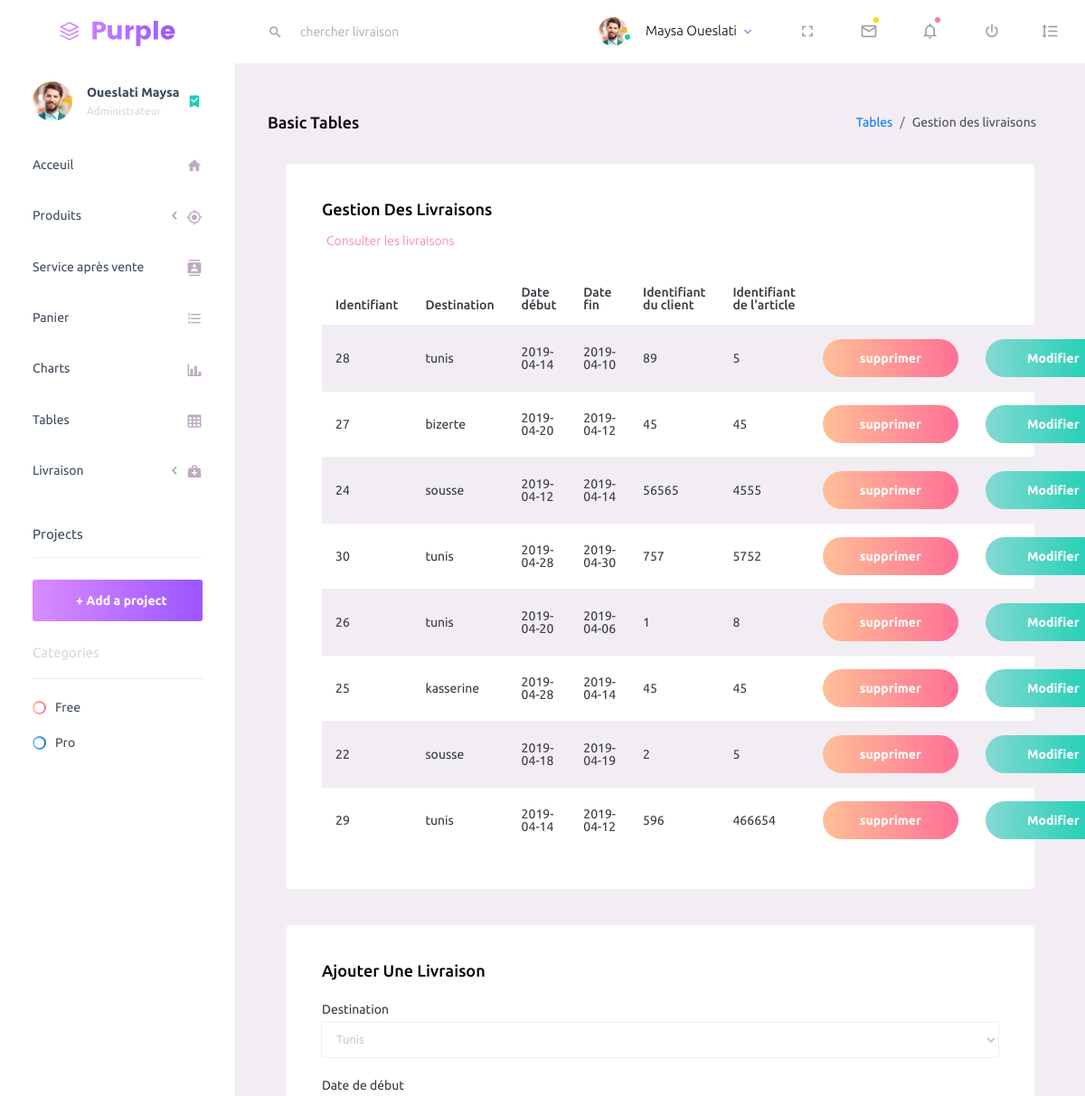
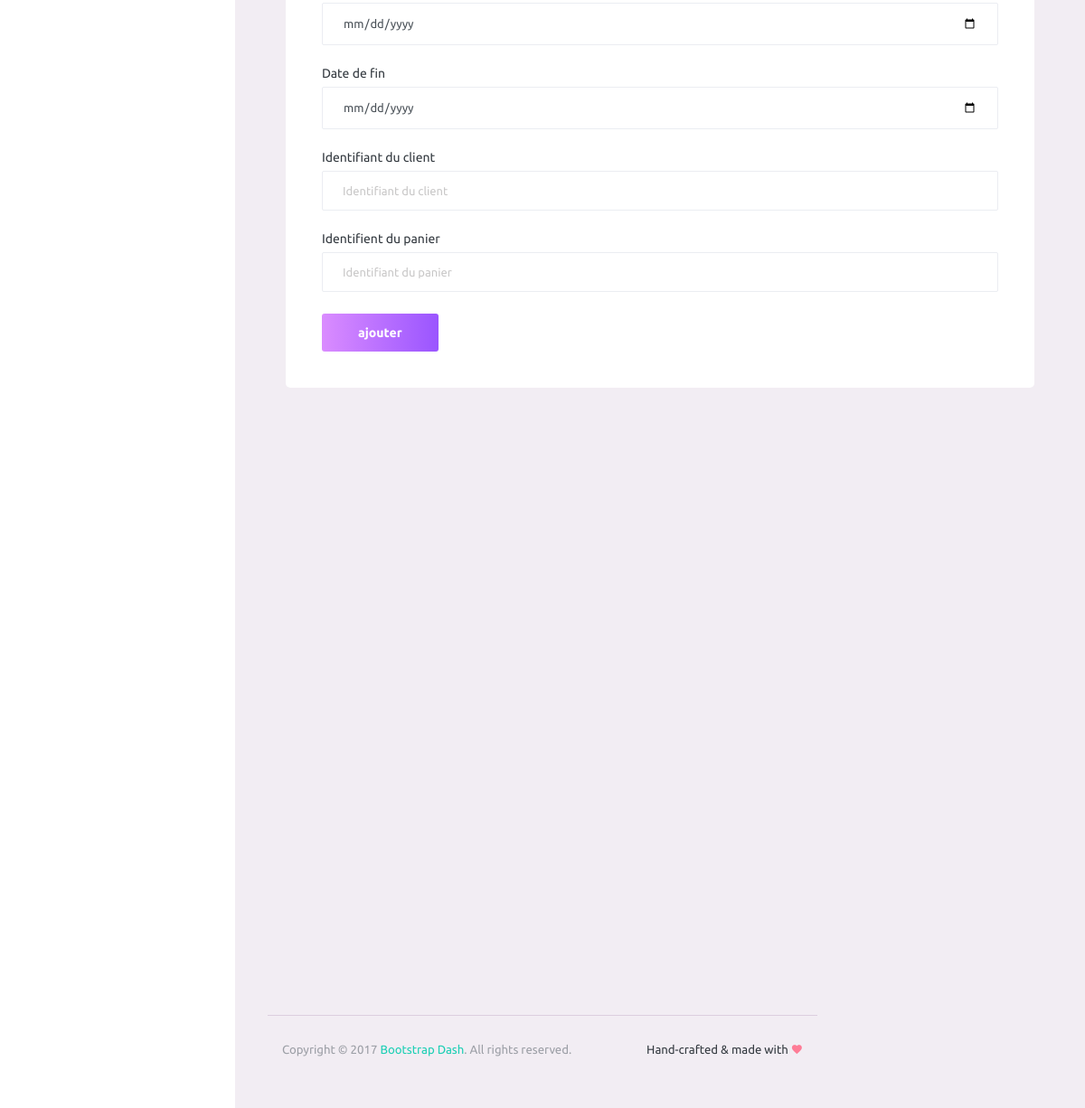
The page /views/pages/samples/livraisonn.php on the database its author committed (2 pictures, top to bottom).
### tables this page shows
CREATE TABLE IF NOT EXISTS `livraison` (
  `Idlivraison` int(8) NOT NULL AUTO_INCREMENT,
  `Destination` varchar(10) NOT NULL,
  `Date-debut` date NOT NULL,
  `Date-fin` date NOT NULL,
  `Idclient` int(10) NOT NULL,
  `titre` varchar(255) NOT NULL,
  PRIMARY KEY (`Idlivraison`)
);

### views/pages/samples/LivraisonCC.php (called while the page is built, shortened)
<?PHP
class LivraisonC {
	function afficherLivraisons(){
		$sql="SElECT * From Livraison";
		$db = config::getConnexion();
		try{
		$liste=$db->query($sql);
		return $liste;
		}
        catch (Exception $e){
            die('Erreur: '.$e->getMessage());
        }
	}
}
?>

### views/pages/samples/livraisonn.php (the view, shortened to what this page needs)
<!DOCTYPE html>
<html lang="en">
<head>
  <link rel="stylesheet" href="../../vendors/iconfonts/mdi/css/materialdesignicons.min.css">
  <link rel="stylesheet" href="../../vendors/css/vendor.bundle.base.css">
  <link rel="stylesheet" href="../../css/style.css">
</head>
<body>
  <div class="container-scroller">
    <nav class="navbar default-layout-navbar col-lg-12 col-12 p-0 fixed-top d-flex flex-row">
      <div class="text-center navbar-brand-wrapper d-flex align-items-center justify-content-center">
        <a class="navbar-brand brand-logo" href="../../index.html"><img src="../../images/logo.svg" alt="logo"/></a>
      </div>
      <div class="navbar-menu-wrapper d-flex align-items-stretch">
        <div class="search-field d-none d-md-block">
          <form class="d-flex align-items-center h-100" action="#">
            <div class="input-group">
              <div class="input-group-prepend bg-transparent">
                  <i class="input-group-text border-0 mdi mdi-magnify"></i>
              </div>
              <input type="text" class="form-control bg-transparent border-0" name ="search" placeholder="chercher livraison">
            </div>
          </form>
        </div>
        <ul class="navbar-nav navbar-nav-right">
          <li class="nav-item nav-profile dropdown">
            <a class="nav-link dropdown-toggle" id="profileDropdown" href="#" data-toggle="dropdown" aria-expanded="false">
              <div class="nav-profile-img">
                <img src="../../images/faces/face1.jpg" alt="image">
                <span class="availability-status online"></span>
              </div>
              <div class="nav-profile-text">
                <p class="mb-1 text-black">Maysa Oueslati</p>
              </div>
            </a>
          </li>
          <li class="nav-item d-none d-lg-block full-screen-link">
            <a class="nav-link">
              <i class="mdi mdi-fullscreen" id="fullscreen-button"></i>
            </a>
          </li>
          <li class="nav-item dropdown">
            <a class="nav-link count-indicator dropdown-toggle" id="messageDropdown" href="#" data-toggle="dropdown" aria-expanded="false">
              <i class="mdi mdi-email-outline"></i>
              <span class="count-symbol bg-warning"></span>
            </a>
          </li>
          <li class="nav-item dropdown">
            <a class="nav-link count-indicator dropdown-toggle" id="notificationDropdown" href="#" data-toggle="dropdown">
              <i class="mdi mdi-bell-outline"></i>
              <span class="count-symbol bg-danger"></span>
            </a>
          </li>
          <li class="nav-item nav-logout d-none d-lg-block">
            <a class="nav-link" href="#">
              <i class="mdi mdi-power"></i>
            </a>
          </li>
          <li class="nav-item nav-settings d-none d-lg-block">
            <a class="nav-link" href="#">
              <i class="mdi mdi-format-line-spacing"></i>
            </a>
          </li>
        </ul>
      </div>
    </nav>
    <div class="container-fluid page-body-wrapper">
      <nav class="sidebar sidebar-offcanvas" id="sidebar">
        <ul class="nav">
          <li class="nav-item nav-profile">
            <a href="#" class="nav-link">
              <div class="nav-profile-image">
                <img src="../../images/faces/face1.jpg" alt="profile">
              </div>
              <div class="nav-profile-text d-flex flex-column">
                <span class="font-weight-bold mb-2">Oueslati Maysa</span>
                <span class="text-secondary text-small">Administrateur</span>
              </div>
              <i class="mdi mdi-bookmark-check text-success nav-profile-badge"></i>
            </a>
          </li>
          <li class="nav-item">
            <a class="nav-link" href="../../index.html">
              <span class="menu-title">Acceuil</span>
              <i class="mdi mdi-home menu-icon"></i>
            </a>
          </li>
          <li class="nav-item">
            <a class="nav-link" data-toggle="collapse" href="#ui-basic" aria-expanded="false" aria-controls="ui-basic">
              <span class="menu-title">Produits</span>
               <i class="menu-arrow"></i>
              <i class="mdi mdi-crosshairs-gps menu-icon"></i>
            </a>
          </li>
          <li class="nav-item">
            <a class="nav-link" href="../../pages/icons/mdi.html">
              <span class="menu-title">Service après vente</span>
              <i class="mdi mdi-contacts menu-icon"></i>
            </a>
          </li>
          <li class="nav-item">
            <a class="nav-link" href="../../pages/forms/basic_elements.html">
              <span class="menu-title">Panier</span>
              <i class="mdi mdi-format-list-bulleted menu-icon"></i>
            </a>
          </li>
          <li class="nav-item">
            <a class="nav-link" href="../../pages/charts/chartjs.html">
              <span class="menu-title">Charts</span>
              <i class="mdi mdi-chart-bar menu-icon"></i>
            </a>
          </li>
          <li class="nav-item">
            <a class="nav-link" href="../../pages/tables/basic-table.html">
              <span class="menu-title">Tables</span>
              <i class="mdi mdi-table-large menu-icon"></i>
            </a>
          </li>
          <li class="nav-item">
            <a class="nav-link" data-toggle="collapse" href="#general-pages" aria-expanded="false" aria-controls="general-pages">
              <span class="menu-title">Livraison</span>
              <i class="menu-arrow"></i>
              <i class="mdi mdi-medical-bag menu-icon"></i>
            </a>
          </li>
          <li class="nav-item sidebar-actions">
            <span class="nav-link">
              <div class="border-bottom">
                <h6 class="font-weight-normal mb-3">Projects</h6>
              </div>
              <button class="btn btn-block btn-lg btn-gradient-primary mt-4">+ Add a project</button>
              <div class="mt-4">
                <div class="border-bottom">
                  <p class="text-secondary">Categories</p>
                </div>
                <ul class="gradient-bullet-list mt-4">
                  <li>Free</li>
                  <li>Pro</li>
                </ul>
              </div>
            </span>
          </li>
        </ul>
      </nav>
       <div class="main-panel">
        <div class="content-wrapper">
          <div class="page-header">
            <h3 class="page-title">
              Basic Tables
            </h3>
            <nav aria-label="breadcrumb">
              <ol class="breadcrumb">
                <li class="breadcrumb-item"><a href="#">Tables</a></li>
                <li class="breadcrumb-item active" aria-current="page">Gestion des livraisons</li>
              </ol>
            </nav>
          </div>
 <div class="col-lg-12 grid-margin stretch-card">
              <div class="card">
                <div class="card-body">
                  <h4 class="card-title">Gestion des livraisons</h4>
                  <p class="card-description">
                   <code>Consulter les livraisons</code>
                  </p>
                  <table class="table table-striped">
                     <?PHP
include "livraisonCC.php";
$Livraison1C=new livraisonC();
$listeLivraisons=$Livraison1C->afficherLivraisons();
?>
                    <thead>
                      <tr>
                        <th>
                        Identifiant
                        </th>
                        <th>
                        Destination
                        </th>
                        <th>
                        Date début
                        </th>
                        <th>
                        Date fin
                        </th>
                        <th>
                        Identifiant du client
                        </th>
                        <th>
                        Identifiant de l'article
                        </th>
                      </tr>
                    </thead>
<?PHP
foreach($listeLivraisons as $row){
  ?>
  <tr>
  <td><?PHP echo $row['Idlivraison']; ?></td>
  <td><?PHP echo $row['Destination']; ?></td>
  <td><?PHP echo $row['Date-debut']; ?></td>
  <td><?PHP echo $row['Date-fin']; ?></td>
  <td><?PHP echo $row['Idclient']; ?></td>
  <td><?PHP echo $row['titre']; ?></td>
  <td><form method="POST" action="supprimerLivraison.php">
  <input type="submit" class="btn btn-gradient-danger btn-rounded btn-fw name="supprimer" value="supprimer" >
  </form>
  </td>
  <td clospan="2">
<a class="btn btn-gradient-success btn-rounded btn-fw name="modifier" href="modifierLivraison.php?Idlivraison=<?PHP echo $row['Idlivraison']; ?>">
  Modifier</a>
  </td>
  </tr>
  <?PHP
}
?>
                  </table>
                </div>
              </div>
            </div>
       <div class="col-12 grid-margin stretch-card">
              <div class="card">
                <div class="card-body">
                  <h4 class="card-title">Ajouter une livraison</h4>
                  <form class="forms-sample" method="POST" action="ajoutLivraison.php">
                    <div class="form-group">
                      <label for="exampleInputEmail3">Destination</label>
                     <select name="destination" class="form-control" >
                                    <option value="tunis">Tunis </option>
                                </select>
                    </div>
                    <div class="form-group">
                      <label for="exampleInputPassword4">Date de début </label>
                      <input type="date" class="form-control" id="dated" name="dated" placeholder="Date de début" onfocusout="validerdated(this);" required>
                    </div>
                    <div class="form-group">
                      <label for="exampleSelectGender">Date de fin</label>
                       <input type="date" class="form-control" id="datef" name="datef" placeholder="Date de fin" onfocusout="validerdatef(this);" required>
                      </div>
                    <div class="form-group">
                      <label for="exampleInputCity1">Identifiant du client </label>
                      <input type="number" class="form-control" id="idclient" name="idclient" placeholder="Identifiant du client " onfocusout="validernbre(this)" required>
                    </div>
                    <div class="form-group">
                      <label for="exampleTextarea1">Identifient du panier</label>
                     <input type="number" class="form-control" id="idarticle" name="idarticle" placeholder="Identifiant du panier"  onfocusout="validernbre(this)" required>
                    </div>
                    <button type="submit" class="btn btn-gradient-primary mr-2" name="ajouter" value="ajouter" onclick="valider()">ajouter</button>
                  </form>
                </div>
              </div>
            </div>
      <div class="main-panel">
        <div class="content-wrapper">
        </div>
        <footer class="footer">
          <div class="d-sm-flex justify-content-center justify-content-sm-between">
            <span class="text-muted text-center text-sm-left d-block d-sm-inline-block">Copyright © 2017 <a href="https://www.bootstrapdash.com/" target="_blank">Bootstrap Dash</a>. All rights reserved.</span>
            <span class="float-none float-sm-right d-block mt-1 mt-sm-0 text-center">Hand-crafted & made with <i class="mdi mdi-heart text-danger"></i></span>
          </div>
        </footer>
      </div>
    </div>
  </div>
</body>
</html>

### rows shown on the page
livraison: Idlivraison "28", Destination "tunis", value "2019-04-14", value "2019-04-10", Idclient "89", titre "5"
livraison: Idlivraison "27", Destination "bizerte", value "2019-04-20", value "2019-04-12", Idclient "45", titre "45"
livraison: Idlivraison "24", Destination "sousse", value "2019-04-12", value "2019-04-14", Idclient "56565", titre "4555"
livraison: Idlivraison "30", Destination "tunis", value "2019-04-28", value "2019-04-30", Idclient "757", titre "5752"
livraison: Idlivraison "26", Destination "tunis", value "2019-04-20", value "2019-04-06", Idclient "1", titre "8"
livraison: Idlivraison "25", Destination "kasserine", value "2019-04-28", value "2019-04-14", Idclient "45", titre "45"
livraison: Idlivraison "22", Destination "sousse", value "2019-04-18", value "2019-04-19", Idclient "2", titre "5"
livraison: Idlivraison "29", Destination "tunis", value "2019-04-14", value "2019-04-12", Idclient "596", titre "466654"
